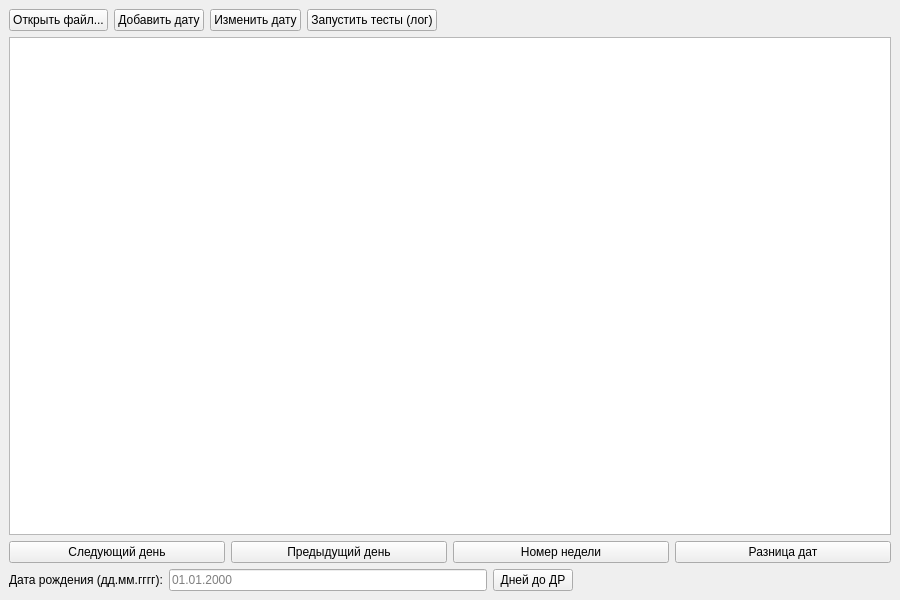
<?xml version="1.0" encoding="UTF-8"?>
<ui version="4.0">
 <class>MainWindow</class>
 <widget class="QMainWindow" name="MainWindow">
  <property name="geometry">
   <rect><x>0</x><y>0</y><width>900</width><height>600</height></rect>
  </property>
  <property name="windowTitle"><string>Задание 1 — Класс Date</string></property>
  <widget class="QWidget" name="centralwidget">
   <layout class="QVBoxLayout" name="verticalLayout">
    <item>
     <layout class="QHBoxLayout" name="toolbarLayout">
      <item><widget class="QPushButton" name="btnOpen"><property name="text"><string>Открыть файл...</string></property></widget></item>
      <item><widget class="QPushButton" name="btnAdd"><property name="text"><string>Добавить дату</string></property></widget></item>
      <item><widget class="QPushButton" name="btnEdit"><property name="text"><string>Изменить дату</string></property></widget></item>
      <item><widget class="QPushButton" name="btnRunTests"><property name="text"><string>Запустить тесты (лог)</string></property></widget></item>
      <item>
       <spacer name="spacerTop">
        <property name="orientation"><enum>Qt::Horizontal</enum></property>
        <property name="sizeHint" stdset="0"><size><width>40</width><height>20</height></size></property>
       </spacer>
      </item>
     </layout>
    </item>
    <item>
     <widget class="QTableWidget" name="tableWidget">
      <property name="selectionBehavior"><enum>QAbstractItemView::SelectRows</enum></property>
     </widget>
    </item>
    <item>
     <layout class="QHBoxLayout" name="funcLayout">
      <item><widget class="QPushButton" name="btnNextDay"><property name="text"><string>Следующий день</string></property></widget></item>
      <item><widget class="QPushButton" name="btnPrevDay"><property name="text"><string>Предыдущий день</string></property></widget></item>
      <item><widget class="QPushButton" name="btnWeekNum"><property name="text"><string>Номер недели</string></property></widget></item>
      <item><widget class="QPushButton" name="btnDuration"><property name="text"><string>Разница дат</string></property></widget></item>
     </layout>
    </item>
    <item>
     <layout class="QHBoxLayout" name="birthdayLayout">
      <item><widget class="QLabel" name="labelBD"><property name="text"><string>Дата рождения (дд.мм.гггг):</string></property></widget></item>
      <item><widget class="QLineEdit" name="editBirthday"><property name="placeholderText"><string>01.01.2000</string></property></widget></item>
      <item><widget class="QPushButton" name="btnBirthday"><property name="text"><string>Дней до ДР</string></property></widget></item>
      <item>
       <spacer name="spacerBottom">
        <property name="orientation"><enum>Qt::Horizontal</enum></property>
        <property name="sizeHint" stdset="0"><size><width>40</width><height>20</height></size></property>
       </spacer>
      </item>
     </layout>
    </item>
   </layout>
  </widget>
 </widget>
</ui>
